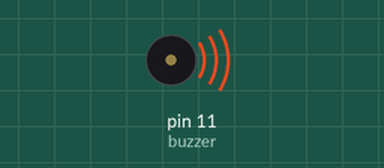
Bench run of a program on a simulated Raspberry Pi (header pin numbers). Shown: buzzer (waves = sounding, pin HIGH). What the program prints to the terminal is not drawn.

Above: at 0.2 s.
Timing chart, 0 to 3.0 s (numbered marks = the images above):
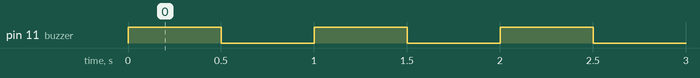

The program:

Project_3_Buzzer_with_RPi.py
```python
# Libraries
import RPi.GPIO as GPIO
from time import sleep

# Disable warnings (optional)
GPIO.setwarnings(False)

# Select GPIO mode
GPIO.setmode(GPIO.BOARD)

# Set buzzer - pin 11 as output
buzzer = 11
GPIO.setup(buzzer, GPIO.OUT)

# Run the forever loop
while True:
    GPIO.output(buzzer, GPIO.HIGH)   # Turn on the buzzer
    print("Beep")                   # Print "Beep" in the console
    sleep(0.5)                      # Delay for 0.5 seconds
    GPIO.output(buzzer, GPIO.LOW)    # Turn off the buzzer
    print("No Beep")                # Print "No Beep" in the console
    sleep(0.5)                      # Delay for 0.5 seconds
```

Measured:
- by itself, pin 11 (buzzer): alternates HIGH for 0.50 s and LOW for 0.50 s
